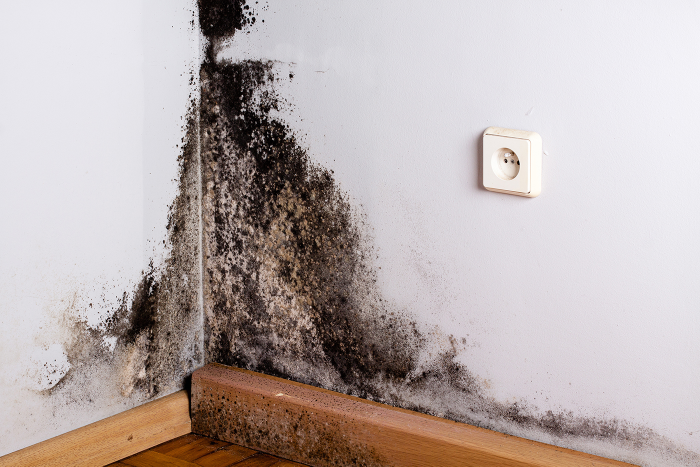
#> input picture data/1.jpg, 1400 x 933 px, given in place of 1.png, which was not available (shown at 1/2 size)
$ python validation.py
#> lines starting #> are read from the running program, lines starting #| are printed output that depends on the picture; after the words box and inside, x2 and y2 are one past the last pixel; in counts of white or black regions, pixels touching at a corner belong together; pictures that were not available may be replaced by others from this repository, and a replacement may not be noted
### Processor.py
import cv2
import numpy as np
import matplotlib.pyplot as plt

# [4 lines left out: function execute, not called in this run]

def load_imgs(path, max_dim=1024):
    """
    1) IMAGE ACQUISITION & SCALING
        görseli yüklüyor ve eğer görselin h veya w boyutlarından en az biri
        max_dim ile belirtilen pixel boyutundan büyükse en büyük olan boyutu
        max_dim'e eşitleyecek şekilde iki boyutu da resize ediyor ve son
        görseli dönüyor
    """
#> called with path = './data/1.png', max_dim = 1024
    img = cv2.imread(path)
#> img is the input picture: shape (933, 1400, 3); mean B, G, R 173.5, 175.2, 186.4
    if img is None:
        raise FileNotFoundError(path)
    h,w = img.shape[:2]
#> h = 933; w = 1400
    scale = min(max_dim / max(h, w), 1.0)
#> scale = 0.731
    if scale < 1.0:
        img = cv2.resize(img, (int(w * scale), int(h * scale)), interpolation=cv2.INTER_AREA)
#> img: shape (682, 1024, 3)
    return img

def detect_background_brightness(img, sample_center=False):
#> called with sample_center = False
    hsv = cv2.cvtColor(img, cv2.COLOR_BGR2HSV)
#> hsv: shape (682, 1024, 3); mean H, S, V 92.3, 37.8, 188.3
    v = hsv[:, :, 2]
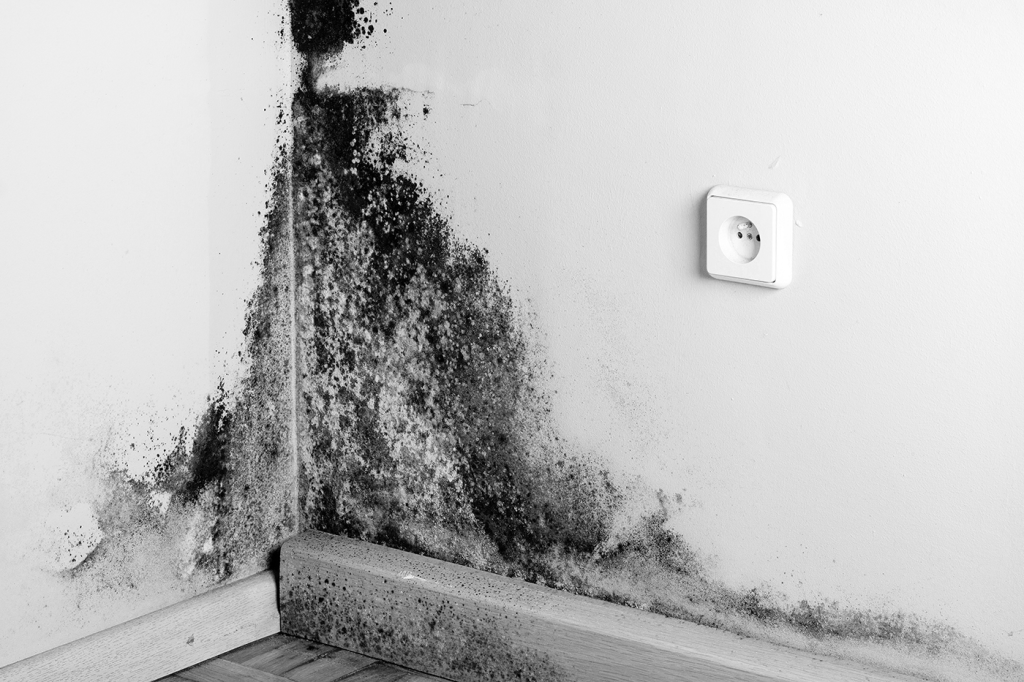
#> v: shape (682, 1024); min 0, max 255, mean 188.3

    if sample_center:
        h, w = v.shape
        ch, cw = h // 2, w // 2
        region = v[ch - h // 6 : ch + h // 6,
                   cw - w // 6 : cw + w // 6]
    else:
        region = v

    mean_val = np.mean(region)
#> mean_val = 188.3
#> in predict_mask, `detected_brightness = detect_background_brightness(original_img)`: detected_brightness = 'light'

    if mean_val < 85:
        return "dark"

    if mean_val < 170:
       return "medium"

    return "light"

def to_grayscale(img, method="weighted"):
#> called with method = 'average'
    b, g, r = cv2.split(img)

    if method == "weighted":
        return cv2.cvtColor(img, cv2.COLOR_BGR2GRAY)

    if method == "average":
        return ((r + g + b) / 3).astype(np.uint8)
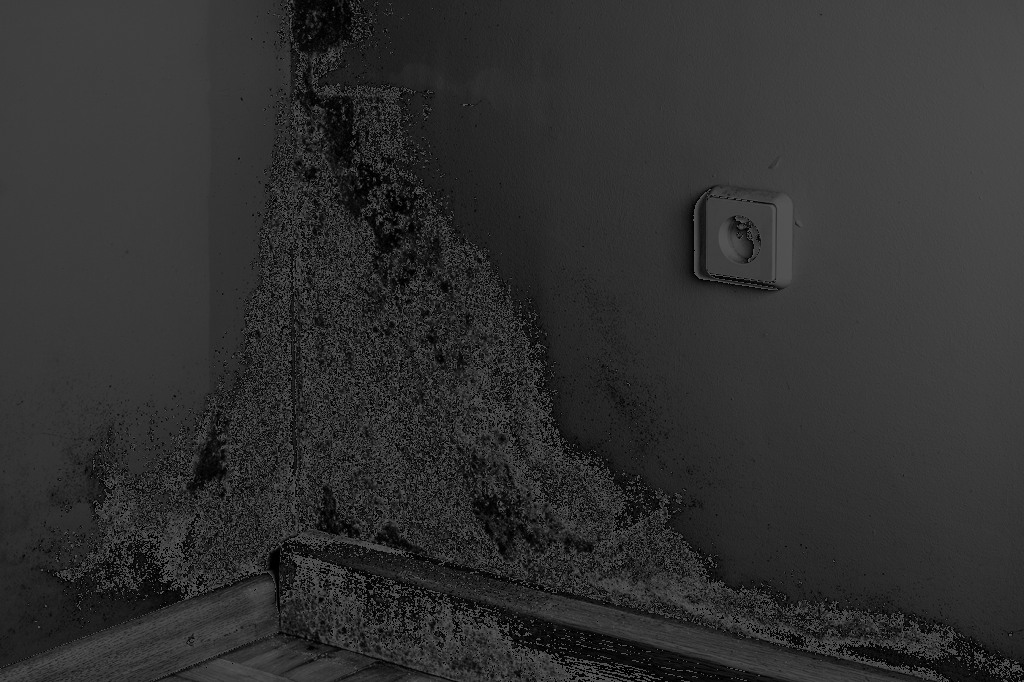
#> returned value: shape (682, 1024); min 0, max 85, mean 47.8

    if method == "max":
        return np.maximum(np.maximum(r, g), b)

    if method == "min":
        return np.minimum(np.minimum(r, g), b)

    if method == "luminosity":
        return (0.21 * r + 0.72 * g + 0.07 * b).astype(np.uint8)

    raise ValueError(f"Unknown method: {method}")

def local_variance(gray, ksize=9):
#> called with ksize = 11
    mean = cv2.blur(gray.astype(np.float32), (ksize, ksize))
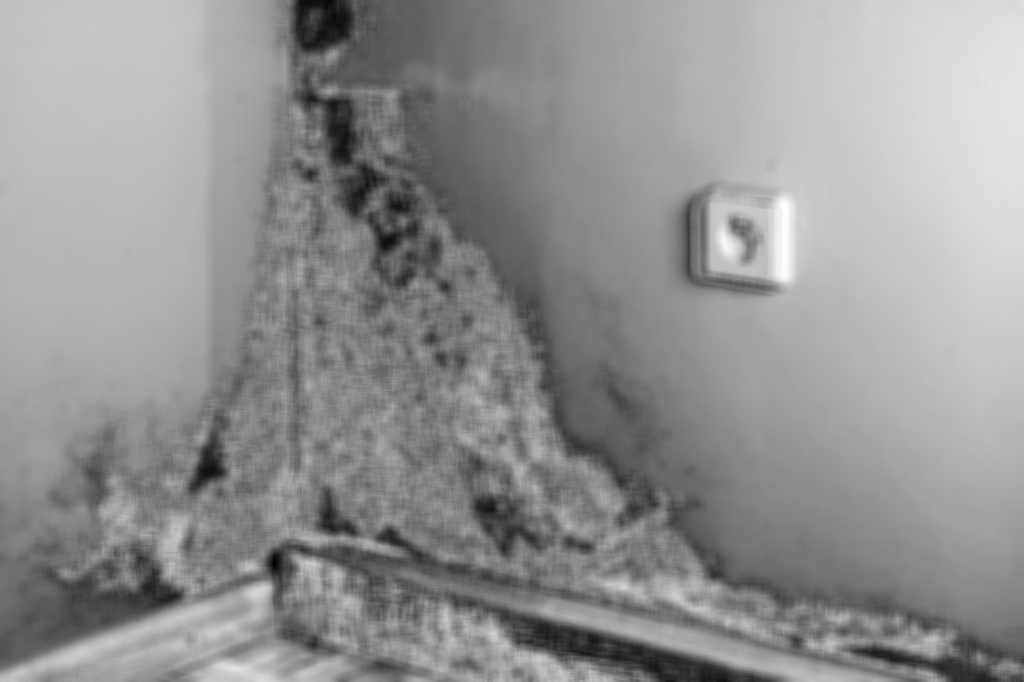
#> mean: shape (682, 1024) float32; min 2.75, max 81.03, mean 47.8; drawn with min black and max white
    sq_mean = cv2.blur((gray.astype(np.float32) ** 2), (ksize, ksize))
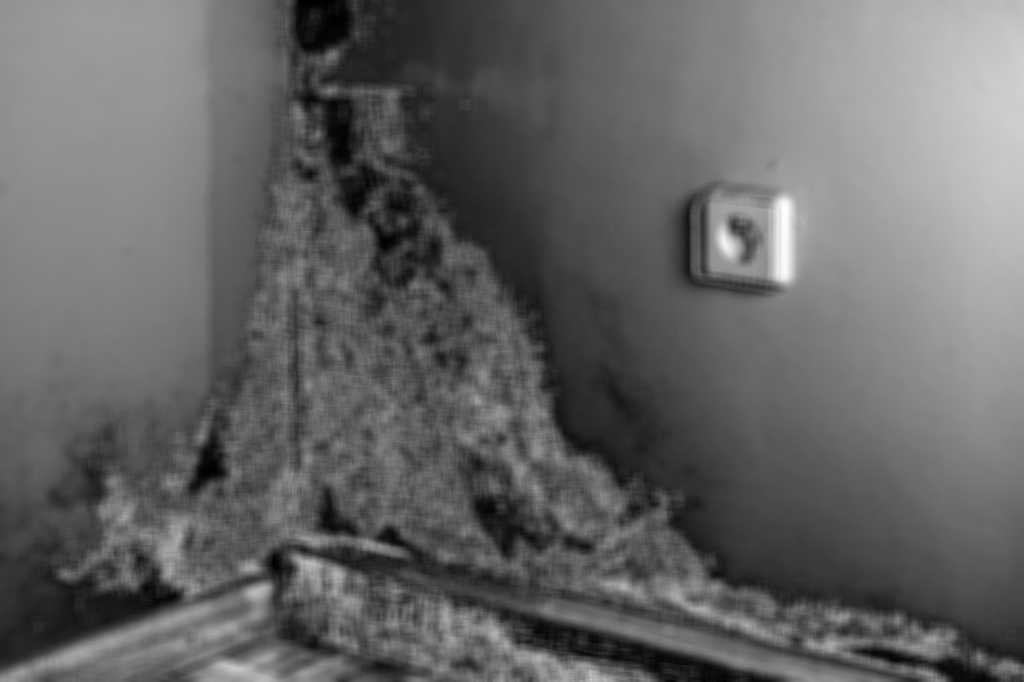
#> sq_mean: shape (682, 1024) float32; min 39.15, max 6566.6, mean 2631.6; drawn with min black and max white
    return sq_mean - mean ** 2
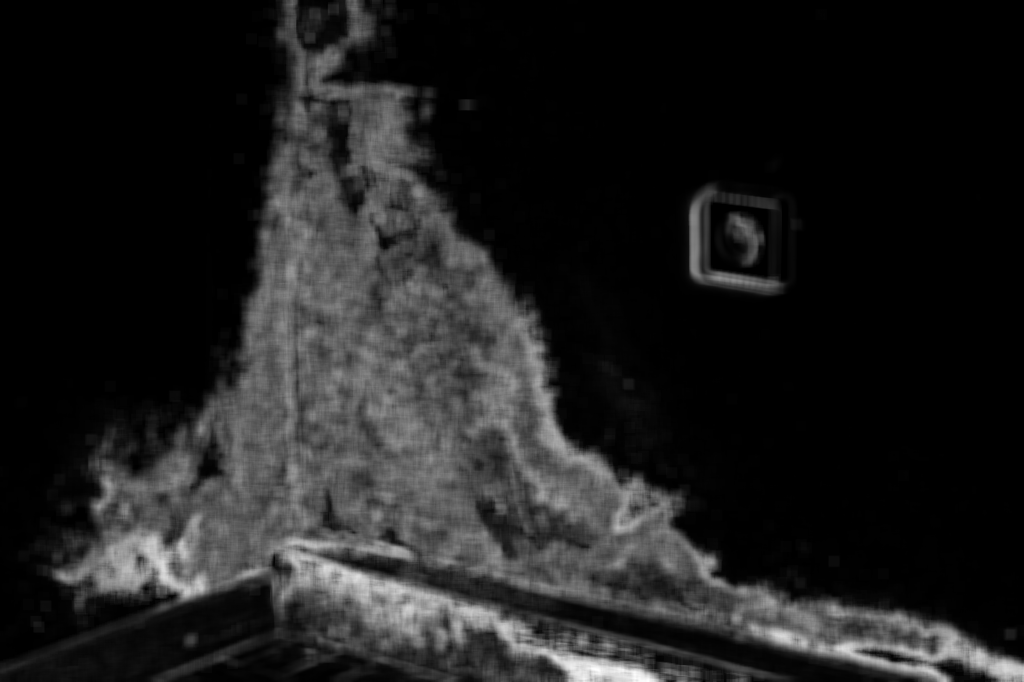
#> returned value: shape (682, 1024) float32; min 0.124, max 1541.5, mean 190.1; drawn with min black and max white

def detect_mold_texture(img, th=150, ksize=11, elemsize=5):
    var_map = local_variance(img, ksize)
    var_norm = cv2.normalize(var_map, None, 0, 255, cv2.NORM_MINMAX).astype(np.uint8)
    _, mask = cv2.threshold(var_norm, th, 255, cv2.THRESH_BINARY)
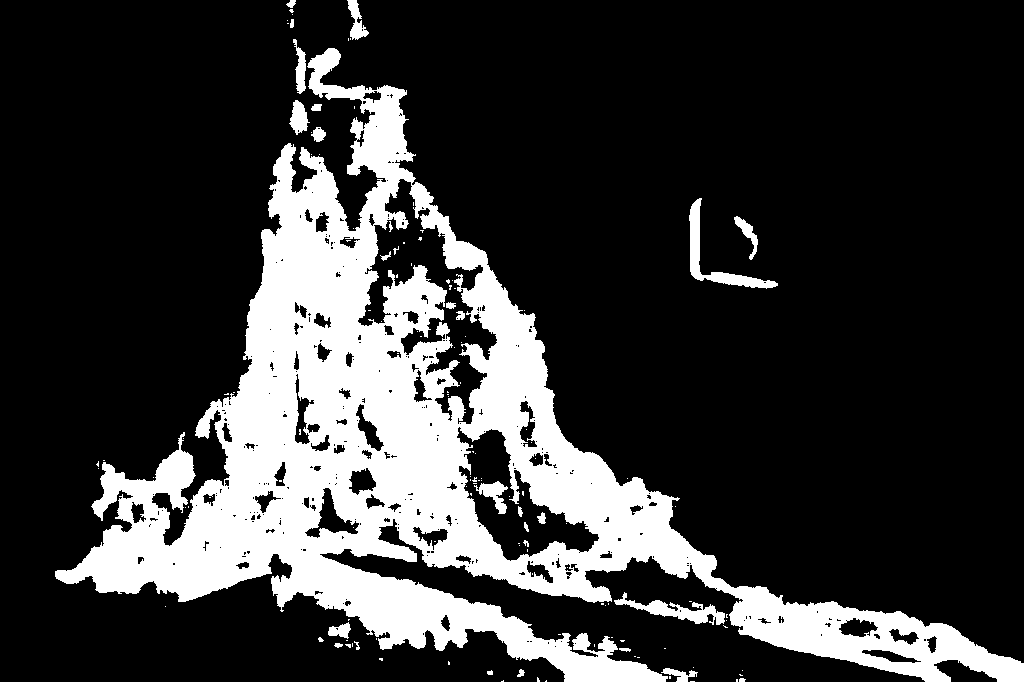
#> mask: shape (682, 1024); 21.7% white; 137 white regions (107 under 20 px), largest, box (x1, y1, x2, y2) and area: (55, 48, 1024, 682) 145395, (689, 198, 778, 289) 1446, (614, 592, 725, 625) 1171

    kernel = cv2.getStructuringElement(cv2.MORPH_ELLIPSE, (elemsize, elemsize))
    mask = cv2.morphologyEx(mask, cv2.MORPH_CLOSE, kernel, iterations=2)
#> mask: shape (682, 1024); 25.3% white; 9 white regions (2 under 20 px), largest, box (x1, y1, x2, y2) and area: (57, 39, 1024, 682) 174204, (691, 200, 778, 290) 1482, (349, 0, 369, 41) 472
    mask = cv2.morphologyEx(mask, cv2.MORPH_OPEN, kernel, iterations=1)
#> mask: shape (682, 1024); 25.2% white; 6 white regions, box (x1, y1, x2, y2) and area: (58, 51, 1024, 682) 173877, (692, 201, 712, 282) 870, (713, 275, 771, 290) 558, (350, 0, 368, 40) 447, (737, 219, 756, 239) 211, (289, 0, 297, 9) 63

    return mask, var_norm

# [33 lines left out: functions visualize, visualize_multimg, not called in this run]

'''
def remove_small_objs(mask, min_size=500):
    # min_size pixelden az pixel içeren küçük alanları temizle
    bw = (mask > 0).astype(np.uint8)
    labels = measure.label(bw, connectivity=2)
    out = np.zeros_like(bw)
    for region in measure.regionprops(labels):
        if region.area >= min_size:
            out[labels == region.label] = 1
    return (out * 255).astype('uint8')
'''

def predict_mask(path):
    original_img = load_imgs(path)

    detected_brightness = detect_background_brightness(original_img)

    if detected_brightness == "light":
        method = "average"
        th = 75
        ksize = 11
        elemsize = 8
    else:
        method = "max"
        th = 15
        ksize = 11
        elemsize = 8

    gray = to_grayscale(original_img, method)
    mask, _ = detect_mold_texture(gray, th, ksize, elemsize)
    return mask

### validation.py
import argparse
import os

import cv2
import numpy as np
import matplotlib.pyplot as plt

import Processor


def iou(mask_pred, mask_gt):
    # make sure masks are binary
    p = (mask_pred > 0).astype(np.uint8)
    g = (mask_gt > 0).astype(np.uint8)
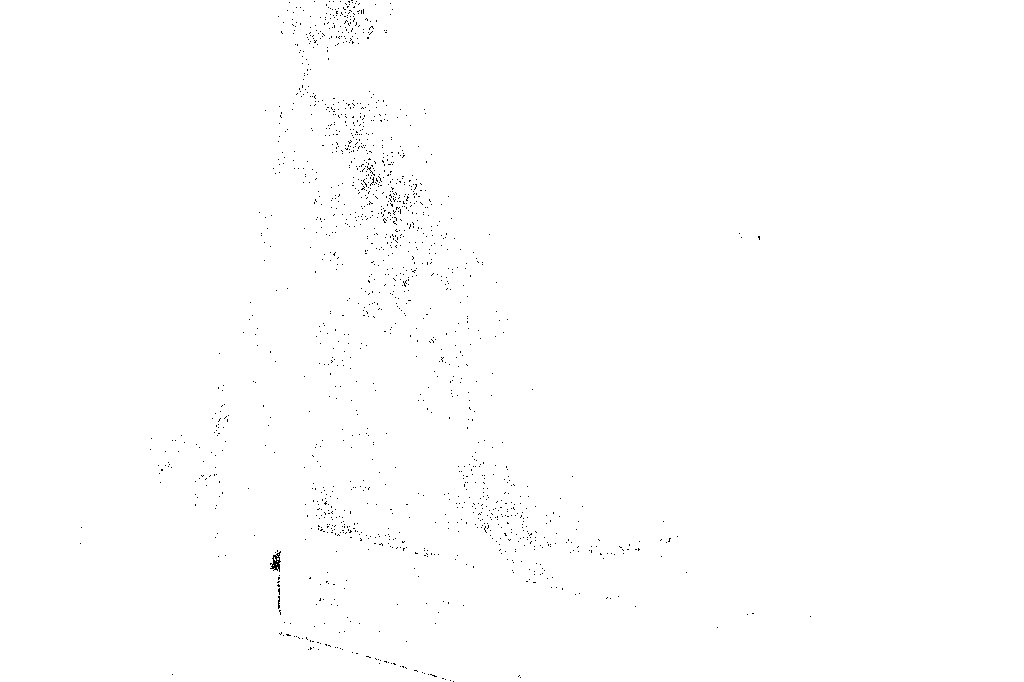
#> g: shape (682, 1024); values 0 (black) and 1 (white), 99.7% white; black in thin lines or dots, all inside (x1, y1, x2, y2) = (80, 0, 811, 682)

    # Intersection: both predicted and ground truth masks are 1
    intersection = np.logical_and(p, g).sum()
#> intersection = 174536

    # Union: either predicted or ground truth or both are 1
    union = np.logical_or(p, g).sum()
#> union = 697505

    if union == 0:
        # if theres no mold in the image and no mold predicted IoU is 1
        if intersection == 0:
            return 1.0
        # if theres no mold in the image but mold is predicted IoU is 0
        else:
            return 0.0

    return intersection / union


def load_mask(path, target_shape=None):
    mask = cv2.imread(path, cv2.IMREAD_GRAYSCALE)
    if mask is None:
        raise FileNotFoundError(path)

    if target_shape is not None and (mask.shape[0], mask.shape[1]) != target_shape:
        mask = cv2.resize(mask, (target_shape[1], target_shape[0]), interpolation=cv2.INTER_NEAREST)

    return mask


def overlay_mask(image, mask, color=(0, 0, 255), alpha=0.3):
    base = image.copy()
    color_layer = np.zeros_like(base)
    color_layer[:] = color
    blended = cv2.addWeighted(base, 1 - alpha, color_layer, alpha, 0)
    output = base.copy()
    output[mask > 0] = blended[mask > 0]
    return output


def visualize_triplet(image, gt_mask, pred_mask, title=None):
    gt_overlay = overlay_mask(image, gt_mask, color=(0, 0, 255))
    pred_overlay = overlay_mask(image, pred_mask, color=(0, 255, 0))

    plt.figure(figsize=(14, 6))
    if title:
        plt.suptitle(title)

    plt.subplot(1, 3, 1)
    plt.title("Image")
    plt.axis("off")
    plt.imshow(cv2.cvtColor(image, cv2.COLOR_BGR2RGB))

    plt.subplot(1, 3, 2)
    plt.title("Ground Truth")
    plt.axis("off")
    plt.imshow(cv2.cvtColor(gt_overlay, cv2.COLOR_BGR2RGB))

    plt.subplot(1, 3, 3)
    plt.title("Prediction")
    plt.axis("off")
    plt.imshow(cv2.cvtColor(pred_overlay, cv2.COLOR_BGR2RGB))

    plt.tight_layout()
    plt.show()


def evaluate_dataset(image_dir, mask_dir, start_idx, end_idx, img_ext, mask_ext, visualize=False, index=None):
    results = []

    for i in range(start_idx, end_idx + 1):
        img_path = os.path.join(image_dir, f"{i}{img_ext}")
        mask_path = os.path.join(mask_dir, f"{i}{mask_ext}")

        pred_mask = Processor.predict_mask(img_path)
        gt_mask = load_mask(mask_path, target_shape=pred_mask.shape[:2])

        score_iou = iou(pred_mask, gt_mask)
#> score_iou = 0.25
        results.append((i, score_iou))

        if visualize and (index is None or i == index):
            image = Processor.load_imgs(img_path)
            visualize_triplet(image, gt_mask, pred_mask, title=f"{i}: IoU={score_iou:.3f}")
#> pass 2 of the loop in evaluate_dataset, `for i in range(start_idx, end_idx + 1):`:
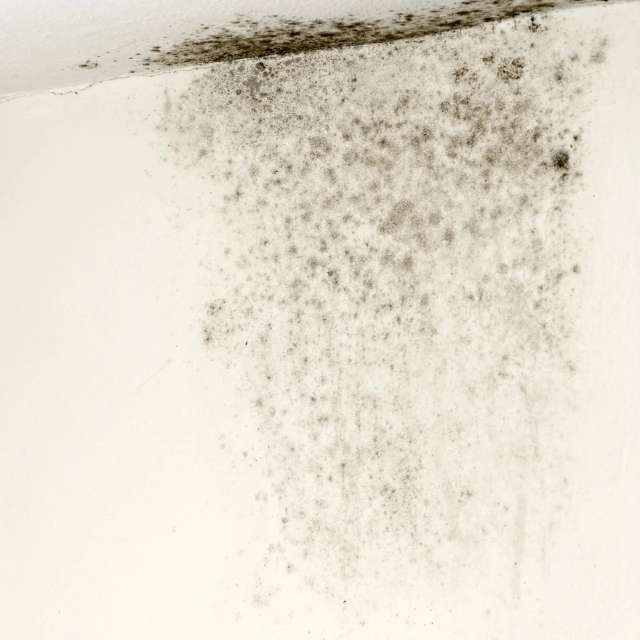
#> input picture data/2.jpg, 1280 x 1280 px, given in place of 2.png, which was not available (shown at 1/2 size)
#> in load_imgs, img is the input picture: shape (1280, 1280, 3); mean B, G, R 209.5, 223.3, 229.4
#> img: shape (1024, 1024, 3)
#> hsv: shape (1024, 1024, 3); mean H, S, V 20.8, 23.8, 229.4
#> in detect_background_brightness (call 2), `v = hsv[:, :, 2]`:
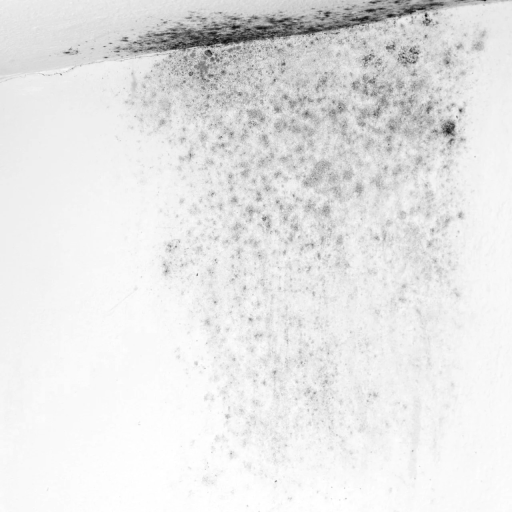
#> v: shape (1024, 1024) (shown at 1/2 size); min 9, max 255, mean 229.4
#> mean_val = 229.4
#> b: shape (1024, 1024)
#> mean: shape (1024, 1024) float32
#> sq_mean: shape (1024, 1024) float32
#> var_norm: shape (1024, 1024)
#> in detect_mold_texture (call 2), `mask = cv2.morphologyEx(mask, cv2.MORPH_OPEN, kernel, iterations=1)`:
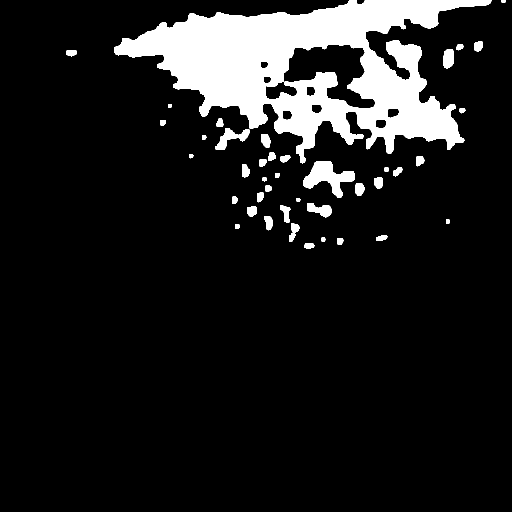
#> mask: shape (1024, 1024) (shown at 1/2 size); 11.4% white; 41 white regions, largest, box (x1, y1, x2, y2) and area: (228, 0, 983, 327) 106605, (607, 322, 709, 396) 3497, (431, 256, 500, 300) 1199
#> score_iou = 0.114

    return results


def main():
    parser = argparse.ArgumentParser(description="Validate mold detection against GT masks.")
    parser.add_argument("--visualize", action="store_true", help="Show overlays for each sample")
    parser.add_argument("--index", type=int, default=None, help="Only visualize a single index")

    args = parser.parse_args()

    results = evaluate_dataset(
        "./data",
        "./gt_masks",
        1,
        15,
        ".png",
        ".png",
        visualize=args.visualize,
        index=args.index,
    )

    ious = [r[1] for r in results]

    for idx, s_iou in results:
        print(f"{idx}: IoU={s_iou:.3f}")

    print(f"Mean IoU: {np.mean(ious):.3f}")
    if not args.visualize:
        print("(Execute command \"python3 validation.py --visualize\" to see overlay masks)")


if __name__ == "__main__":
#> (the run stopped early here; a loop or call above may not have finished)
